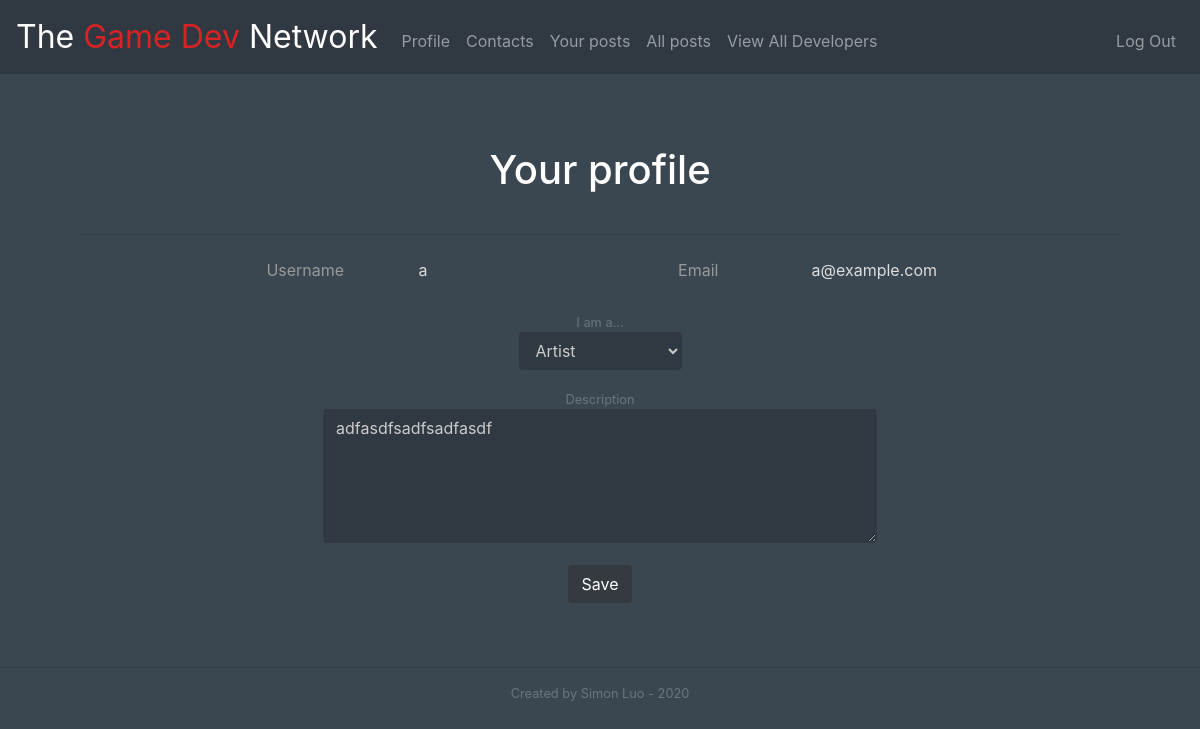
The page /profile (signed in) on the database as committed earlier.
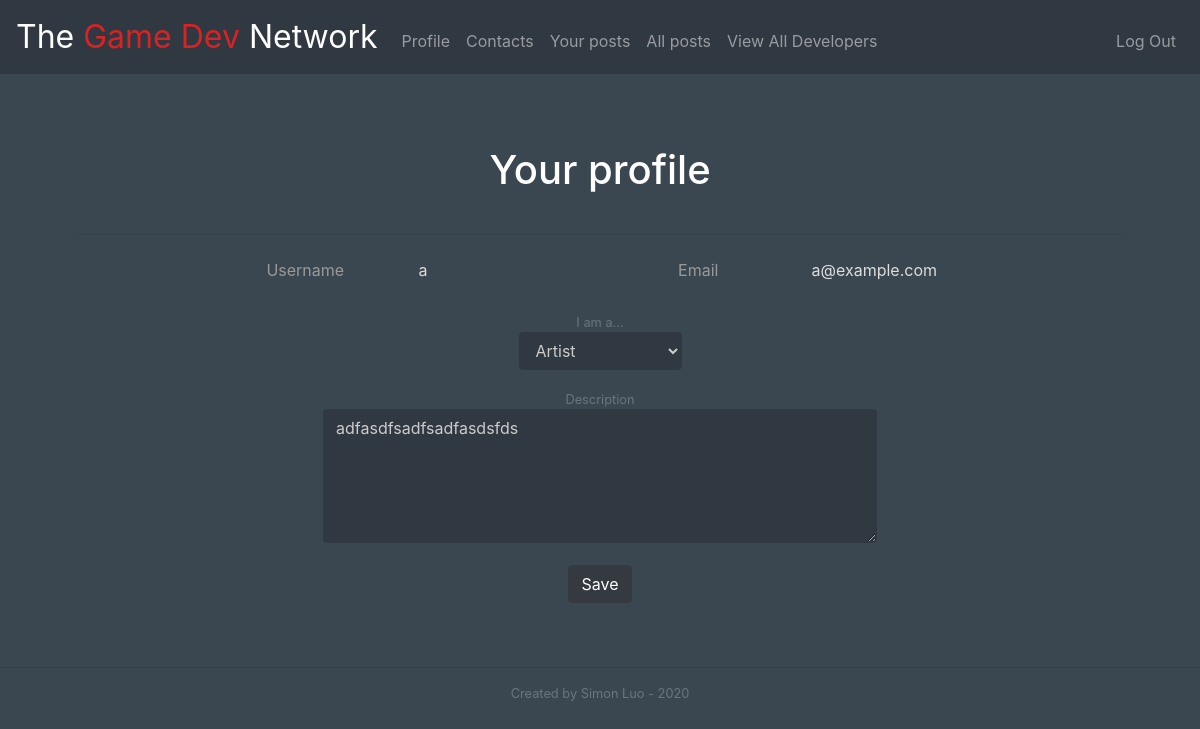
The same page on the database as committed later.
### tables this page shows
CREATE TABLE users (
    id INTEGER PRIMARY KEY AUTOINCREMENT NOT NULL, 
    email	TEXT	NOT NULL,
    username    TEXT        NOT NULL, 
    hash        TEXT        NOT NULL,
    role        TEXT        NOT NULL 
, description	TEXT);

### app.py (the view, shortened to what this page needs)
@app.route("/profile", methods=["GET", "POST"])
@login_required
def profile():
    if request.method == "GET":
        data = db.execute("SELECT username, email, role, description FROM users WHERE id=:id", id=session["user_id"])[0]
        username = data["username"]
        email = data["email"]
        role = data["role"]
        desc = data["description"]
        return render_template("profile.html", username=username, email=email, role=role, description=desc)

### app.py (called while the page is built)
@app.after_request
def after_request(response):
    response.headers["Cache-Control"] = "no-cache, no-store, must-revalidate"
    response.headers["Expires"] = 0
    response.headers["Pragma"] = "no-cache"
    return response

### helpers.py (called while the page is built)
def login_required(f):
    @wraps(f)
    def decorated_function(*args, **kwargs):
        if session.get("user_id") is None:
            return redirect("/login")
        return f(*args, **kwargs)
    return decorated_function

### templates/profile.html (shortened to what this page needs)
{% extends "layout.html" %}
{% block main %}
  <h1 class="p-4">Your profile</h1>
  <hr>
  <div class="px-5 mx-5">
    <form action="/profile" method="post">
      <div class="form-group row px-5">
        <label class="col-3 col-form-label">Username</label>
        <input type="text" readonly class="form-control-plaintext col-3" value="{{ username }}">
        <label class="col-3 col-form-label">Email</label>
        <input type="text" readonly class="form-control-plaintext col-3" value="{{ email }}">
      </div>
      <div class="form-group p-1">
        <small class="form-text text-muted">I am a...</small>
        <select class="form-control" name="role">
          {% for x in ['Programmer', 'Artist', 'Composer', 'Game Designer', 'Game Tester'] %}
            {% if role == x %}
              <option selected>{{x}}</option>
            {% else %}
              <option>{{ x }}</option>
            {% endif %}
          {%  endfor %}
        </select>
      </div>
      <div class="form-group">
        <small class="form-text text-muted">Description</small>
        <textarea
          class="form-control"
          name="description"
          rows="5" cols="50"
          placeholder="e.g. I know how to program in C# and use Unity!"
        >{{description}}</textarea>
      </div>
      <button class="btn btn-dark" type="submit">Save</button>
    </form>
  </div>
{% endblock %}

Rows that differ between the two databases and show on the page:
changed users "a@example.com": description "adfasdfsadfsadfasdf" → "adfasdfsadfsadfasdsfds"
